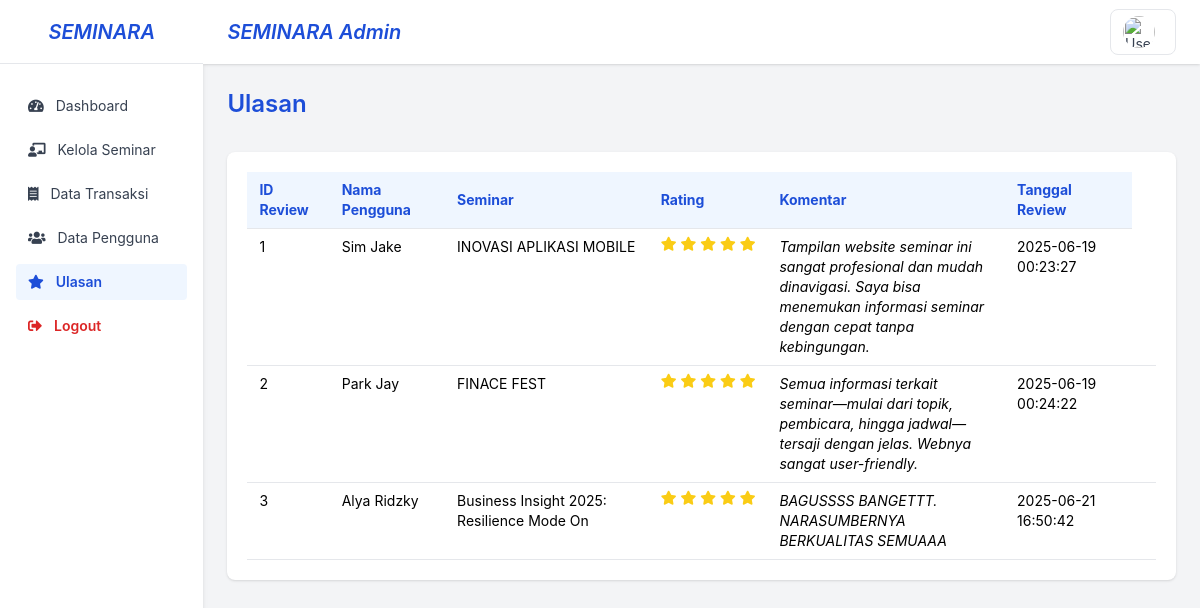
Screenshot of /index.php/ulasan/data_ulasan with the database file from the repository.
### tables this page shows
CREATE TABLE `review` (
  `id_review` int(11) NOT NULL,
  `id_pengguna` int(11) NOT NULL,
  `id_seminar` int(11) NOT NULL,
  `komentar` text DEFAULT NULL,
  `rating` int(11) DEFAULT NULL,
  `created_at` timestamp NOT NULL DEFAULT current_timestamp()
);

CREATE TABLE `pengguna` (
  `id_pengguna` int(11) NOT NULL,
  `nama` varchar(100) NOT NULL,
  `email` varchar(100) NOT NULL,
  `foto` varchar(128) DEFAULT 'default.jpg',
  `no_telp` varchar(20) DEFAULT NULL,
  `password` varchar(255) NOT NULL,
  `tanggal_lahir` date DEFAULT NULL,
  `status` enum('Pekerja','Mahasiswa/Pelajar','Umum') DEFAULT NULL,
  `role` int(11) NOT NULL,
  `created_at` timestamp NOT NULL DEFAULT current_timestamp()
);

CREATE TABLE `seminar` (
  `id_seminar` int(11) NOT NULL,
  `judul` varchar(255) NOT NULL,
  `deskripsi` text DEFAULT NULL,
  `kategori` enum('Finansial','Teknologi','Pendidikan','Komunikasi','Bisnis') NOT NULL,
  `tanggal` date NOT NULL,
  `waktu` time NOT NULL,
  `lokasi` varchar(255) DEFAULT NULL,
  `kuota` int(11) DEFAULT NULL,
  `harga` decimal(10,2) DEFAULT NULL,
  `gambar` varchar(255) DEFAULT NULL,
  `narasumber` varchar(255) DEFAULT NULL,
  `benefit` text DEFAULT NULL,
  `tgl_mulai_daftar` date NOT NULL,
  `tgl_akhir_daftar` date NOT NULL,
  `created_at` timestamp NOT NULL DEFAULT current_timestamp()
);

### application/controllers/Ulasan.php (called while the page is built, shortened)
<?php
class Ulasan extends CI_Controller {
    public function __construct() {
        $this->load->model('ModelUlasan');
        $this->load->model('ModelPengguna');
        $this->load->model('ModelSeminar');
    }
    public function data_ulasan() {
        $data['user'] = $this->ModelPengguna->cekData(['email' => $this->session->userdata('email')])->row_array();
        $data['reviews'] = $this->ModelUlasan->getAllReviews();
        $this->load->view('admin/ulasan', $data);
    }
}

### index.php (called while the page is built, shortened)
<?php
require_once BASEPATH.'core/CodeIgniter.php';

### application/models/ModelUlasan.php (called while the page is built, shortened)
<?php
class ModelUlasan extends CI_Model {
    public function getAllReviews() {
        $this->db->select('r.id_review, r.rating, r.komentar, r.created_at, s.judul AS seminar, p.nama AS pengguna');
        $this->db->from('review r');
        $this->db->join('seminar s', 'r.id_seminar = s.id_seminar');
        $this->db->join('pengguna p', 'r.id_pengguna = p.id_pengguna');
        return $this->db->get()->result();
    }
}

### application/views/admin/ulasan.php (the view, shortened to what this page needs)
<html lang="en">
<head>
  <script src="https://cdn.tailwindcss.com"></script>
  <link href="https://cdnjs.cloudflare.com/ajax/libs/font-awesome/5.15.3/css/all.min.css" rel="stylesheet" />
    <link rel="stylesheet" href="https://cdnjs.cloudflare.com/ajax/libs/sweetalert/1.1.3/sweetalert.min.css">
      <script src="https://cdn.tailwindcss.com"></script>
      <link href="https://cdnjs.cloudflare.com/ajax/libs/font-awesome/5.15.3/css/all.min.css" rel="stylesheet" />
</head>
<body class="flex h-screen bg-gray-100">
 <aside class="w-64 bg-white shadow-md flex flex-col">
    <div class="flex items-center justify-center h-16 border-b border-gray-200 font-robotoslab italic font-semibold text-xl text-blue-700">
      SEMINARA
    </div>
    <nav class="flex flex-col flex-grow px-4 py-6 space-y-2 text-gray-700 text-sm">
     <a href="<?= base_url('admin') ?>" class="flex items-center gap-3 px-3 py-2 rounded hover:bg-blue-50 hover:text-blue-700 transition">
        <i class="fas fa-tachometer-alt"></i>
        Dashboard
      </a>
       <a href="<?= base_url('Seminar/data_seminar') ?>" class="flex items-center gap-3 px-3 py-2 rounded hover:bg-blue-50 hover:text-blue-700 transition">
        <i class="fas fa-chalkboard-teacher"></i>
        Kelola Seminar
      </a>
      <a href="<?= base_url('Transaksi') ?>" class="flex items-center gap-3 px-3 py-2 rounded hover:bg-blue-50 hover:text-blue-700 transition">
        <i class="fas fa-receipt"></i>
        Data Transaksi
      </a>
       <a href="<?= base_url('admin/data_pengguna') ?>" class="flex items-center gap-3 px-3 py-2 rounded hover:bg-blue-50 hover:text-blue-700 transition">
        <i class="fas fa-users"></i>
        Data Pengguna
      </a>
       <a href="<?= base_url('Ulasan/data_ulasan') ?>" class="flex items-center gap-3 px-3 py-2 rounded bg-blue-50 text-blue-700 font-semibold">
        <i class="fas fa-star"></i>
       Ulasan
      </a>
     <a href="#"  class="flex items-center gap-3 px-3 py-2 mt-auto rounded hover:bg-red-100 hover:text-red-700 transition font-semibold text-red-600" onclick="confirmLogout()">
        <i class="fas fa-sign-out-alt"></i>
        Logout
      </a>
    </nav>
  </aside>
  <div class="flex flex-col flex-grow overflow-auto">
   <header class="h-16 flex items-center justify-between bg-white shadow px-6 relative z-50">
  <div class="font-robotoslab italic font-semibold text-xl text-blue-700">SEMINARA Admin</div>
  <div class="relative">
    <button id="profileButton"
      class="flex items-center space-x-2 border border-gray-200 rounded-lg px-3 py-1.5 text-gray-700 text-sm hover:bg-gray-50"
      type="button" onclick="toggleDropdown()">
      <img alt="User avatar photo" class="w-8 h-8 rounded-full object-cover" src="<?= base_url($user['foto']) ?>" width="32" height="32" />
    </button>
  </div>
</header>
    <main class="p-6 space-y-8 overflow-auto">
      <h2 class="text-2xl font-semibold text-blue-700">Ulasan</h2>
      <section class="bg-white rounded-lg shadow p-5 overflow-auto">
        <table class="min-w-full text-left text-sm">
          <thead class="bg-blue-50 text-blue-700 font-semibold">
            <tr>
              <th class="px-3 py-2 border-b border-gray-200">ID Review</th>
              <th class="px-3 py-2 border-b border-gray-200">Nama Pengguna</th>
              <th class="px-3 py-2 border-b border-gray-200">Seminar</th>
              <th class="px-3 py-2 border-b border-gray-200">Rating</th>
              <th class="px-3 py-2 border-b border-gray-200">Komentar</th>
              <th class="px-3 py-2 border-b border-gray-200">Tanggal Review</th>
            </tr>
          </thead>
          <tbody>
            <?php if (empty($reviews)): ?>
              <tr>
                <td colspan="7" class="px-3 py-2 border-b border-gray-200 text-center italic">Belum ada ulasan.</td>
              </tr>
            <?php else: ?>
              <?php foreach ($reviews as $review): ?>
                <tr class="hover:bg-blue-50 align-top">
                  <td class="px-3 py-2 border-b border-gray-200"><?= $review->id_review ?></td>
                  <td class="px-3 py-2 border-b border-gray-200"><?= $review->pengguna ?></td>
                  <td class="px-3 py-2 border-b border-gray-200"><?= $review->seminar ?></td>
                  <td class="px-3 py-2 border-b border-gray-200">
                    <div class="flex items-center space-x-1">
                      <?php for ($i = 0; $i < 5; $i++): ?>
                        <i class="fas fa-star <?= $i < $review->rating ? 'text-yellow-400' : 'far fa-star' ?>"></i>
                      <?php endfor; ?>
                    </div>
                  </td>
                  <td class="px-3 py-2 border-b border-gray-200 max-w-xs break-words italic"><?= $review->komentar ?></td>
                  <td class="px-3 py-2 border-b border-gray-200"><?= $review->created_at ?></td>
                  <td class="px-3 py-2 border-b border-gray-200 space-x-2">
                  </td>
                </tr>
              <?php endforeach; ?>
            <?php endif; ?>
          </tbody>
        </table>
      </section>
    </main>
  </div>
</body>
</html>

### application/views/admin/ulasan.php (style rules this page uses)
body { font-family: "Inter", sans-serif; }

### rows the page displays
review: id_review "1", id_pengguna.nama "Sim Jake", id_seminar.judul "INOVASI APLIKASI MOBILE", rating 5 (drawn), komentar "Tampilan website seminar ini sangat profesional dan mudah dinavigasi. Saya bisa menemukan informasi seminar dengan cepat tanpa kebingungan.", created_at "2025-06-19 00:23:27"
review: id_review "2", id_pengguna.nama "Park Jay", id_seminar.judul "FINACE FEST", rating 5 (drawn), komentar "Semua informasi terkait seminar—mulai dari topik, pembicara, hingga jadwal—tersaji dengan jelas. Webnya sangat user-friendly.", created_at "2025-06-19 00:24:22"
review: id_review "3", id_pengguna.nama "Alya Ridzky", id_seminar.judul "Business Insight 2025: Resilience Mode On", rating 5 (drawn), komentar "BAGUSSSS BANGETTT. NARASUMBERNYA BERKUALITAS SEMUAAA", created_at "2025-06-21 16:50:42"
